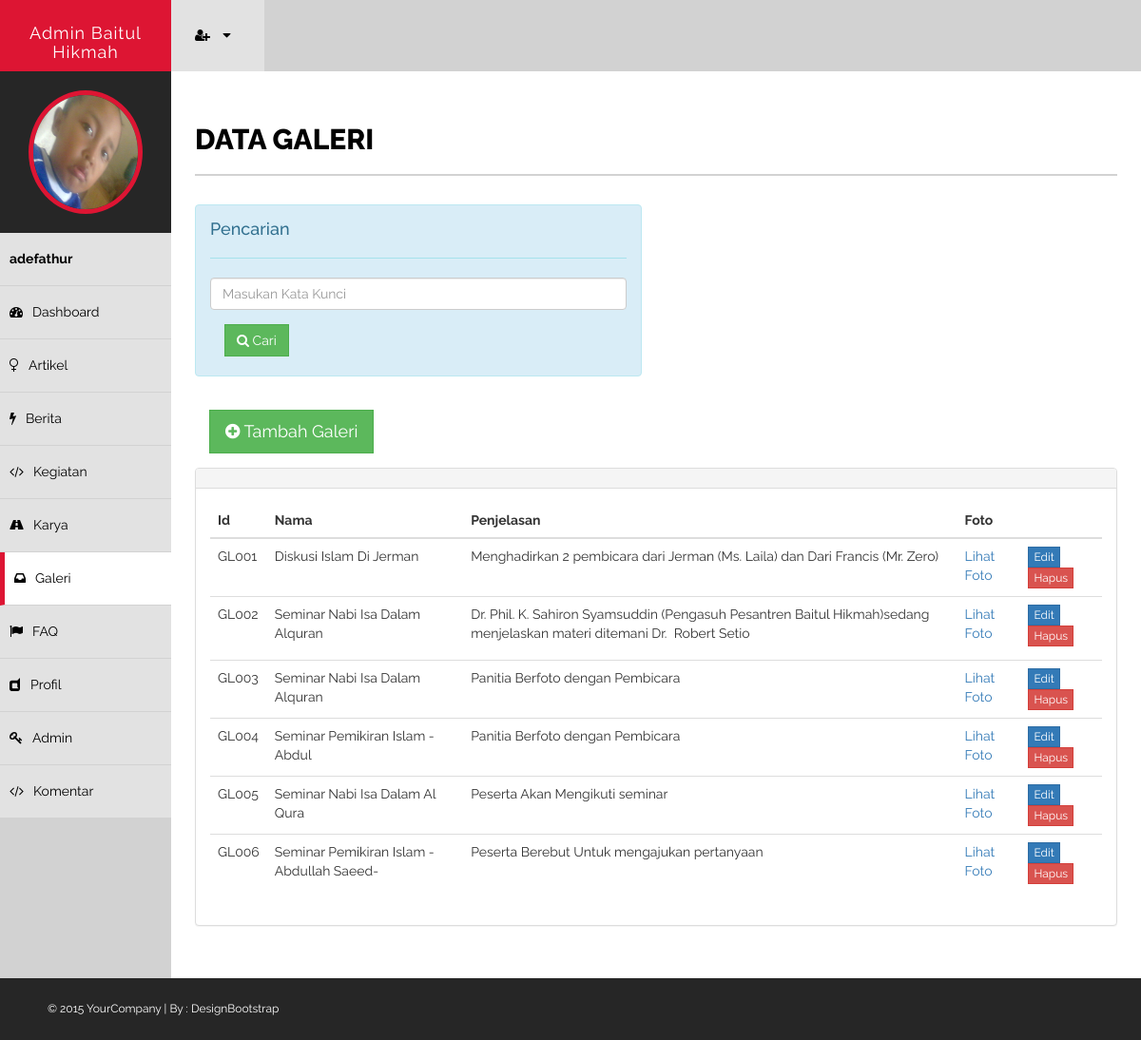
The page /kontrol/admin/galeri.php (signed in) on the database its author committed.
### tables this page shows
CREATE TABLE IF NOT EXISTS `tb_adm` (
  `user_adm` varchar(20) NOT NULL,
  `pass_adm` varchar(50) NOT NULL,
  `nama_adm` varchar(35) NOT NULL,
  `level_adm` varchar(10) NOT NULL,
  `gambar_adm` varchar(50) NOT NULL
);

CREATE TABLE IF NOT EXISTS `tb_galeri` (
  `id_poto` varchar(5) NOT NULL,
  `judul_poto` varchar(50) NOT NULL,
  `jls_poto` text NOT NULL,
  `poto` varchar(50) NOT NULL
);

### kontrol/admin/galeri.php (the view, shortened to what this page needs)
<?php
include '../database.php';
$usern=$_SESSION['username'];
$res=mysql_query("select * from tb_adm where user_adm='".$usern."'");
$arai=mysql_fetch_array($res);
$man=$arai['gambar_adm'];
?>
<!DOCTYPE html>
<html xmlns="http://www.w3.org/1999/xhtml">
<head>
    <link href="assets/css/bootstrap.css" rel="stylesheet" />
    <link href="assets/css/font-awesome.css" rel="stylesheet" />
    <link href="assets/css/style.css" rel="stylesheet" />
</head>
<body>
    <div id="wrapper">
        <nav class="navbar navbar-default navbar-cls-top " role="navigation" style="margin-bottom: 0">
            <div class="navbar-header">
                <a  class="navbar-brand" href="index.php">Admin Baitul Hikmah
                </a>
            </div>
            <div class="notifications-wrapper">
<ul class="nav">
                <li class="dropdown">
                    <a class="dropdown-toggle" data-toggle="dropdown" href="#">
                        <i class="fa fa-user-plus"></i>  <i class="fa fa-caret-down"></i>
                    </a>
                </li>
            </ul>
            </div>
        </nav>
        <nav  class="navbar-default navbar-side" role="navigation">
            <div class="sidebar-collapse">
                <ul class="nav" id="main-menu">
                    <li>
                        <div class="user-img-div">
                            <img src="gmb/admin/<?php echo $man ?>" class="img-circle" width="120px" hight="150px" />
                        </div>
                    </li>
                     <li>
                        <a  href="#"> <strong> <?php echo $_SESSION['username']; ?></strong></a>
                    </li>
                    <li>
                        <a  href="index.php"><i class="fa fa-dashboard "></i>Dashboard</a>
                    </li>
                    <li>
                        <a href="artikel.php"><i class="fa fa-venus "></i>Artikel </a>
                    </li>
                    <li>
                        <a href="berita.php"><i class="fa fa-bolt "></i>Berita</a>
                    </li>
                     <li>
                        <a href="kegiatan.php"><i class="fa fa-code "></i>Kegiatan</a>
                    </li>
                    <li>
                        <a href="karya.php"><i class="fa fa-road "></i>Karya</a>
                    </li>
                    <li>
                        <a class="active-menu" href="galeri.php"><i class="fa fa-inbox "></i>Galeri</a>
                    </li>
                    <li>
                        <a href="faq.php"><i class="fa fa-flag "></i>FAQ</a>
                    </li>
                   <li>
                        <a href="profil.php"><i class="fa fa-dashcube "></i>Profil</a>
                    </li>
                    <li>
                        <a href="admin.php"><i class="fa fa-key "></i>Admin</a>
                    </li>
                    <li>
                        <a href="komentar.php"><i class="fa fa-code "></i>Komentar</a>
                    </li>
                </ul>
            </div>
        </nav>
        <div id="page-wrapper" class="page-wrapper-cls">
            <div id="page-inner">
                <div class="row">
                    <div class="col-md-12">
                        <h1 class="page-head-line">Data Galeri</h1>
                    </div>
                </div>
                <div class="row">
                <div class="col-md-6">
                <div class="alert  alert-info">
                    <div class="current-notices">
                            <h4>Pencarian</h4>
                    <hr />
                             <form method="post">
                            <input type="text" class="form-control" id="cariArtikel" name="cari_art" placeholder="Masukan Kata Kunci" />
                            <button class="btn btn-success" id="cari" name="cari" value="Cari"><i class="fa fa-search"></i> Cari</button>
                            </form>
                        </div>
                        </div>
                    </div>
                    </div>
                        <a href="input_galeri.php" class="btn btn-success btn-lg" id="tambah"><i class="fa fa-plus-circle"></i> Tambah Galeri</a>
                    <div class="panel panel-default">
                        <div class="panel-heading">
                        </div>
                        <div class="panel-body">
                            <div class="table-responsive">
                                <table class="table table-hover">
                                    <thead>
                                        <tr>
                                            <th>Id</th>
                                            <th>Nama</th>
                                            <th>Penjelasan</th>
                                            <th>Foto</th>
                                            <th></th>
                                        </tr>
                                    </thead>
                                    <tbody>
                                    <?php
                                        $input_cari = @$_POST['cari_art'];
                                        $cari = @$_POST['cari'];
                                        if($cari) {
                                        if($input_cari != "") {
                                        $sql = mysql_query("select * from tb_galeri where id_poto LIKE '%$input_cari%' or judul_poto LIKE '%$input_cari%' or jls_poto LIKE '%$input_cari%' or poto LIKE '%$input_cari%' ") or die (mysql_error());
                                        } else {
                                        $sql = mysql_query("select * from tb_galeri") or die (mysql_error());
                                        }
                                        } else {
                                        $sql = mysql_query("select * from tb_galeri") or die (mysql_error());
                                        }
                                       $cek = mysql_num_rows($sql);
                                       if($cek < 1) {
                                        ?>
                                        <tr>
                                          <td colspan="7" align="center style="padding:10px;""> Data Tidak Ditemukan</td>
                                         </tr>
                                    <?php
                                }else{
                                      while ($baris = mysql_fetch_array($sql)) {
                                    ?>
                                        <tr>
                                            <td><?php echo $baris['id_poto']; ?></td>
                                            <td><?php echo $baris['judul_poto']; ?></td>
                                            <td><?php echo $baris['jls_poto']; ?></td>
                                            <td><a href="gmb/galeri/<?php echo $baris['poto'] ?>" target="_blank">Lihat Foto</a></td>
                                            <td><a href="edit_galeri.php?id=<?php echo $baris['id_poto']; ?>" class="btn btn-primary btn-xs">Edit</a>
                                            <a href="#" data-href="hapus_galeri.php?id=<?php echo $baris['id_poto']; ?>" class="btn btn-danger btn-xs" data-toggle="modal" data-target="#confirm-delete">Hapus</a></td>
                                        </tr>
                                        <?php
                                    }
                                }
                                    ?>
                                    </tbody>
                                </table>
                            </div>
                        </div>
                    </div>
    </div>
    </div>
    <footer >
        &copy; 2015 YourCompany | By : <a href="http://www.designbootstrap.com/" target="_blank">DesignBootstrap</a>
    </footer>
</body>
</html>

### kontrol/admin/assets/css/style.css (style rules this page uses)
body { font-family: 'Raleway', sans-serif; line-height:25px; font-size:14px; }
#wrapper { width: 100%; background: #d2d2d2; }
#page-wrapper { padding: 15px 15px; min-height: 800px; background: #fff; }
#page-inner { width: 100%; margin: 10px 20px 10px 0px; background-color: #fff!important; padding: 10px; min-height: 800px; }
.page-head-line { font-size: 30px; text-transform: uppercase; color: #000; font-weight: 800; padding-bottom: 20px; border-bottom: 2px solid #d2d2d2; margin-bottom: 30px; }
.btn { border-radius:0px!important; -moz-border-radius:0px!important; -webkit-border-radius:0px!important; }
.navbar-cls-top .navbar-brand { color: #fff; background: #DD1533; width: 180px; text-align: center; height: 75px; font-size: 18px; letter-spacing: 1px; padding-top: 25px; }
.user-img-div { min-height: 130px; padding: 20px; background-color: #262626; text-align:center; }
.user-img-div img { height: 130px; border: 5px solid #DD1533; }
.active-menu { background-color: #fff!important; border-left: 5px solid #DD1533; }
.sidebar-collapse, .sidebar-collapse .nav { background: none; }
.sidebar-collapse .nav { padding: 0; }
.sidebar-collapse .nav > li > a { color: #000; background: #E2E2E2; text-shadow: none; border-bottom: 1px solid #D2D2D2; }
.sidebar-collapse > .nav > li > a { padding: 15px 10px; }
.navbar-side { border: none; background-color: #202020; }
.navbar-cls-top { background: #262626; border-bottom: none; }
.navbar-default { border: 0px solid black; }
.navbar-header { background: #000000; }
.nav > li > a > i { margin-right: 10px; }
.notifications-wrapper { margin-left:3px; }
.notifications-wrapper .nav { background-color: #D2d2d2; }
.notifications-wrapper li { display: inline-block; }
.notifications-wrapper li a { padding: 25px; min-height: 50px; }
.notifications-wrapper .nav > li > a { background-color: #E2E2E2; color:#000; }
footer { background-color:#262626; padding:20px 50px; color:#fff; font-size:12px; }
footer a { color:#fff; }
@media (min-width:768px) { .page-wrapper-cls { margin: 0 0 0 180px; } }
@media (min-width:768px) { .navbar-side { z-index: 1; position: absolute; width: 180px; } }
@media (min-width:768px) { .navbar { border-radius: 0px; } }

### rows shown on the page
tb_adm: gambar_adm (picture)
tb_galeri: id_poto "GL001", judul_poto "Diskusi Islam Di Jerman", jls_poto "Menghadirkan 2 pembicara dari Jerman (Ms. Laila) dan Dari Francis (Mr. Zero)"
tb_galeri: id_poto "GL002", judul_poto "Seminar Nabi Isa Dalam Alquran", jls_poto "Dr. Phil. K. Sahiron Syamsuddin (Pengasuh Pesantren Baitul Hikmah)sedang menjelaskan materi ditemani Dr. Robert Setio"
tb_galeri: id_poto "GL003", judul_poto "Seminar Nabi Isa Dalam Alquran", jls_poto "Panitia Berfoto dengan Pembicara"
tb_galeri: id_poto "GL004", judul_poto "Seminar Pemikiran Islam -Abdul", jls_poto "Panitia Berfoto dengan Pembicara"
tb_galeri: id_poto "GL005", judul_poto "Seminar Nabi Isa Dalam Al Qura", jls_poto "Peserta Akan Mengikuti seminar"
tb_galeri: id_poto "GL006", judul_poto "Seminar Pemikiran Islam -Abdullah Saeed-", jls_poto "Peserta Berebut Untuk mengajukan pertanyaan"

### other values the page prints
$_SESSION['username'] "adefathur"
